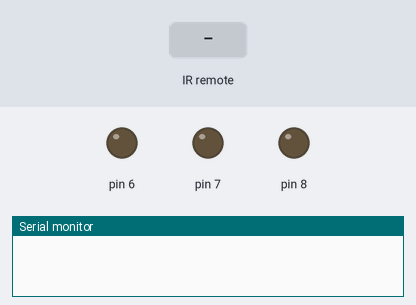
A sketch run on a simulated Arduino Uno, built with avr-gcc and run on an emulated ATmega328P. Shown: output pins drawn as LEDs (lit = HIGH), the last lines printed to the serial monitor. Inputs (shaded band) come from the test bench.

Above: at 1.2 s.
1.3 s: infrared code 0xFD08F7 received
At 2.1 s:
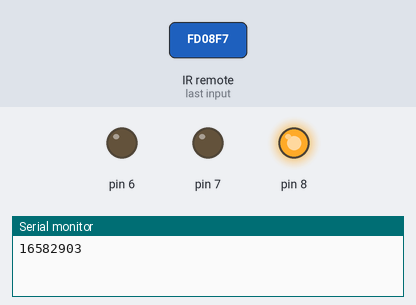
2.8 s: infrared code 0xFD8877 received
At 3.3 s:
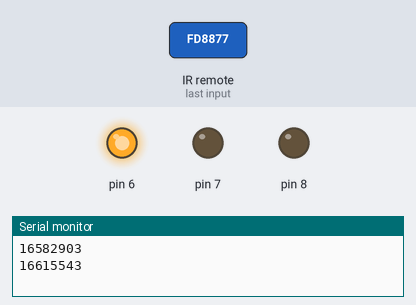
4.3 s: infrared code 0xFD00FF received
At 5.6 s:
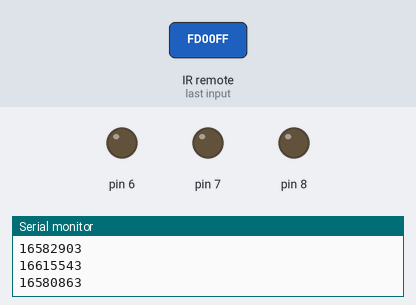
Timing chart, 0 to 7.3 s (numbered marks = the images above; inputs shaded):
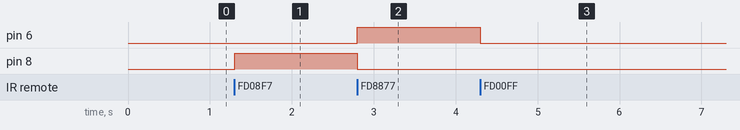

Measured:
- after the input at 1.3 s, pin 8: LOW → HIGH at once
- after the input at 2.8 s, pin 6: LOW → HIGH at once; pin 8: HIGH → LOW at once
- after the input at 4.3 s, pin 6: HIGH → LOW at once

The sketch:

Worksheet_9.ino
```cpp
#include <IRremote.h>
int RECV_PIN = 2;
IRrecv irrecv(RECV_PIN);
decode_results results;
void setup()
{
    Serial.begin(9600);
    irrecv.enableIRIn();
    pinMode(6, OUTPUT);
    pinMode(7, OUTPUT);
    pinMode(8, OUTPUT);
}
void loop()
{
    if (irrecv.decode(&results))
    {
        Serial.println(results.value, DEC);
        if (results.value == 16582903)
        {
            digitalWrite(8, HIGH);
            digitalWrite(6, LOW);
        }
        if (results.value == 16615543)
        {
            digitalWrite(6, HIGH);
            digitalWrite(8, LOW);
        }
        if (results.value == 16580863)
        {
            digitalWrite(8, LOW);
            digitalWrite(6, LOW);
        }
        irrecv.resume();
    }
}
```
